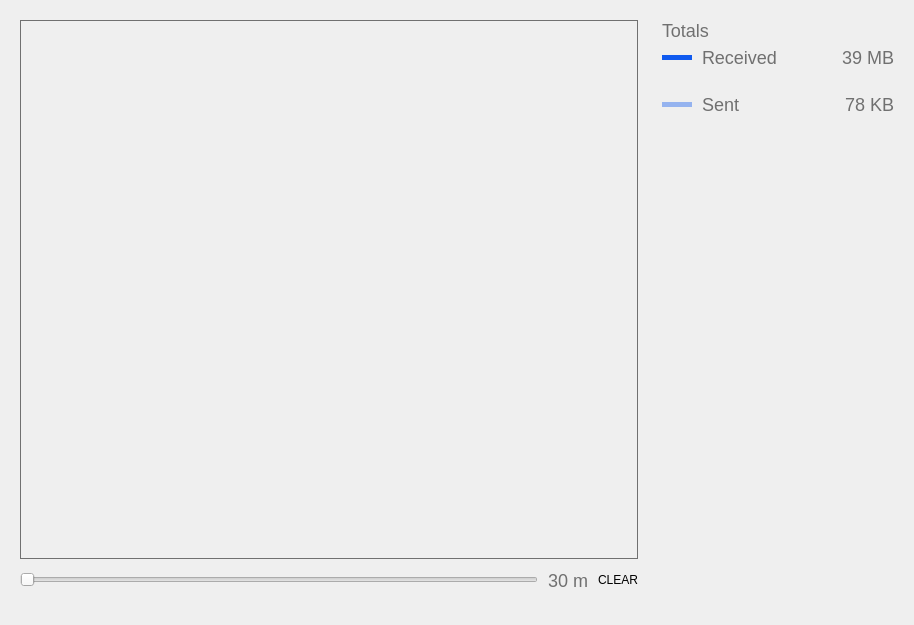
<?xml version="1.0" encoding="UTF-8"?>
<ui version="4.0">
 <class>SettingsAdvanceNetwork</class>
 <widget class="QWidget" name="SettingsAdvanceNetwork">
  <property name="geometry">
   <rect>
    <x>0</x>
    <y>0</y>
    <width>914</width>
    <height>625</height>
   </rect>
  </property>
  <property name="windowTitle">
   <string>Form</string>
  </property>
  <layout class="QHBoxLayout" name="horizontalLayout">
   <item>
    <widget class="QFrame" name="frame">
     <property name="styleSheet">
      <string notr="true">border:0;</string>
     </property>
     <property name="frameShape">
      <enum>QFrame::StyledPanel</enum>
     </property>
     <property name="frameShadow">
      <enum>QFrame::Raised</enum>
     </property>
     <layout class="QVBoxLayout" name="verticalLayout_2">
      <item>
       <widget class="QFrame" name="frameNetwork">
        <property name="sizePolicy">
         <sizepolicy hsizetype="Preferred" vsizetype="Expanding">
          <horstretch>0</horstretch>
          <verstretch>0</verstretch>
         </sizepolicy>
        </property>
        <property name="styleSheet">
         <string notr="true">border:1px solid #707070;</string>
        </property>
        <property name="frameShape">
         <enum>QFrame::StyledPanel</enum>
        </property>
        <property name="frameShadow">
         <enum>QFrame::Raised</enum>
        </property>
       </widget>
      </item>
      <item>
       <layout class="QHBoxLayout" name="horizontalLayout_3">
        <property name="spacing">
         <number>10</number>
        </property>
        <property name="bottomMargin">
         <number>10</number>
        </property>
        <item>
         <widget class="QSlider" name="horizontalSlider">
          <property name="minimumSize">
           <size>
            <width>0</width>
            <height>30</height>
           </size>
          </property>
          <property name="orientation">
           <enum>Qt::Horizontal</enum>
          </property>
         </widget>
        </item>
        <item>
         <widget class="QLabel" name="sliderSize">
          <property name="styleSheet">
           <string notr="true">font-size:18px;
color:#707070;</string>
          </property>
          <property name="text">
           <string>30 m</string>
          </property>
         </widget>
        </item>
        <item>
         <widget class="QPushButton" name="btnClear">
          <property name="text">
           <string>CLEAR</string>
          </property>
         </widget>
        </item>
       </layout>
      </item>
     </layout>
    </widget>
   </item>
   <item>
    <widget class="QFrame" name="frame_2">
     <property name="minimumSize">
      <size>
       <width>250</width>
       <height>0</height>
      </size>
     </property>
     <property name="maximumSize">
      <size>
       <width>300</width>
       <height>16777215</height>
      </size>
     </property>
     <property name="styleSheet">
      <string notr="true">border:0;</string>
     </property>
     <property name="frameShape">
      <enum>QFrame::StyledPanel</enum>
     </property>
     <property name="frameShadow">
      <enum>QFrame::Raised</enum>
     </property>
     <layout class="QVBoxLayout" name="verticalLayout">
      <item>
       <widget class="QLabel" name="label">
        <property name="styleSheet">
         <string notr="true">font-size:18px;
color:#707070;</string>
        </property>
        <property name="text">
         <string>Totals</string>
        </property>
       </widget>
      </item>
      <item>
       <layout class="QHBoxLayout" name="horizontalLayout_2">
        <property name="spacing">
         <number>10</number>
        </property>
        <property name="bottomMargin">
         <number>20</number>
        </property>
        <item>
         <widget class="QLabel" name="label_2">
          <property name="maximumSize">
           <size>
            <width>30</width>
            <height>5</height>
           </size>
          </property>
          <property name="styleSheet">
           <string notr="true">background-color:#105aef;</string>
          </property>
          <property name="text">
           <string/>
          </property>
         </widget>
        </item>
        <item>
         <widget class="QLabel" name="label_3">
          <property name="styleSheet">
           <string notr="true">font-size:18px;
color:#707070;</string>
          </property>
          <property name="text">
           <string>Received </string>
          </property>
         </widget>
        </item>
        <item>
         <widget class="QLabel" name="amountRecevied">
          <property name="layoutDirection">
           <enum>Qt::RightToLeft</enum>
          </property>
          <property name="styleSheet">
           <string notr="true">font-size:18px;
color:#707070;</string>
          </property>
          <property name="text">
           <string>39 MB</string>
          </property>
          <property name="alignment">
           <set>Qt::AlignRight|Qt::AlignTrailing|Qt::AlignVCenter</set>
          </property>
         </widget>
        </item>
       </layout>
      </item>
      <item>
       <layout class="QHBoxLayout" name="horizontalLayout_2">
        <property name="spacing">
         <number>10</number>
        </property>
        <item>
         <widget class="QLabel" name="label_2">
          <property name="maximumSize">
           <size>
            <width>30</width>
            <height>5</height>
           </size>
          </property>
          <property name="styleSheet">
           <string notr="true">background-color:rgba(16,90,239, 0.4);</string>
          </property>
          <property name="text">
           <string/>
          </property>
         </widget>
        </item>
        <item>
         <widget class="QLabel" name="label_3">
          <property name="styleSheet">
           <string notr="true">font-size:18px;
color:#707070;</string>
          </property>
          <property name="text">
           <string>Sent </string>
          </property>
         </widget>
        </item>
        <item>
         <widget class="QLabel" name="amountSent">
          <property name="layoutDirection">
           <enum>Qt::RightToLeft</enum>
          </property>
          <property name="styleSheet">
           <string notr="true">font-size:18px;
color:#707070;</string>
          </property>
          <property name="text">
           <string>78 KB</string>
          </property>
          <property name="alignment">
           <set>Qt::AlignRight|Qt::AlignTrailing|Qt::AlignVCenter</set>
          </property>
         </widget>
        </item>
       </layout>
      </item>
      <item>
       <spacer name="verticalSpacer">
        <property name="orientation">
         <enum>Qt::Vertical</enum>
        </property>
        <property name="sizeHint" stdset="0">
         <size>
          <width>20</width>
          <height>40</height>
         </size>
        </property>
       </spacer>
      </item>
     </layout>
    </widget>
   </item>
  </layout>
 </widget>
 <resources/>
 <connections/>
</ui>
